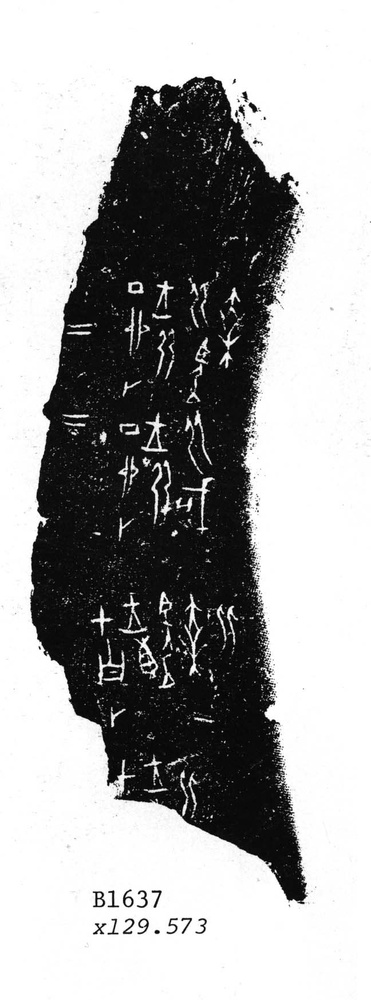
#> input picture 2_Data/1_Pre_test/w01637.jpg, 371 x 1000 px, shrunk from 648 x 1745 before the run; its folder holds only this picture in this run
$ python -i p3_testResult.py   (imports and definitions only)
#> lines starting #> are read from the running program, lines starting #| are printed output that depends on the picture; after the words box and inside, x2 and y2 are one past the last pixel; in counts of white or black regions, pixels touching at a corner belong together
import os
import cv2
import matplotlib.pyplot as plt
import numpy as np
import pandas as pd
from zipfile import ZipFile

# 解压缩文件并处理图像的目录
zip_path = 'Figures.zip'
extract_dir = 'Figures'

# 如果目录不存在则创建
# [5 lines not run here, left out]

# 列出解压后的文件
# [1 line that did not run here, left out]
figures_folder = os.path.join(extract_dir, 'Figures')
# [1 line that did not run here, left out]

# 函数：处理图像并检测边缘
def process_image(file_path):
#> called with file_path = '../2_Data/1_Pre_test/w01637.jpg'
    img = cv2.imread(file_path, cv2.IMREAD_GRAYSCALE)
#> img is the input picture: shape (1000, 371); min 0, max 255, mean 164.6
    blur = cv2.GaussianBlur(img, (5, 5), 0)
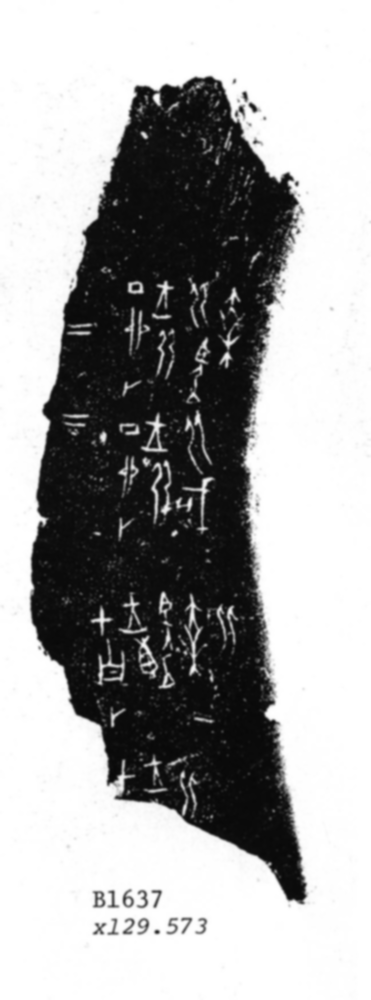
#> blur: shape (1000, 371); min 7, max 255, mean 164.6
    edges = cv2.Canny(blur, 100, 200)
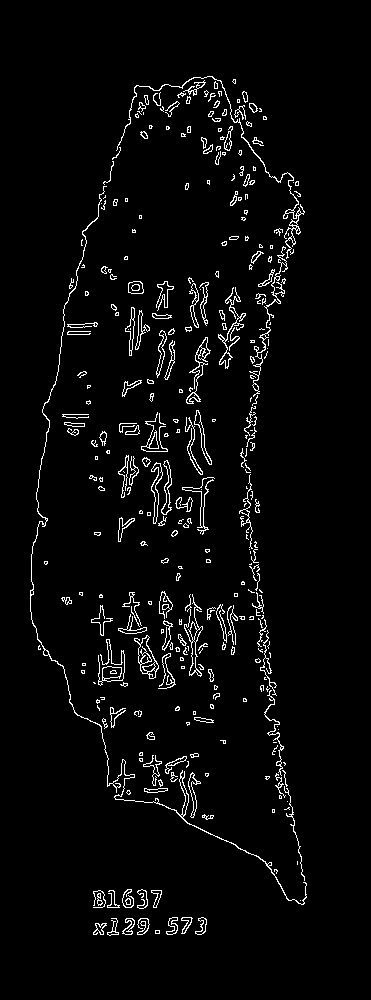
#> edges: shape (1000, 371); 3.6% white in thin lines or dots, all inside (x1, y1, x2, y2) = (30, 76, 307, 936)
    contours, _ = cv2.findContours(edges, cv2.RETR_EXTERNAL, cv2.CHAIN_APPROX_SIMPLE)
#> contours = 323 contours, 239 with area under 20; largest, box (x1, y1, x2, y2) and area: (134, 635, 159, 679) 494, (30, 186, 307, 905) 392, (184, 594, 203, 677) 298, (116, 76, 305, 259) 264, (186, 337, 211, 404) 255
    img_contours = cv2.cvtColor(img, cv2.COLOR_GRAY2RGB)
    cv2.drawContours(img_contours, contours, -1, (0, 255, 0), 1)
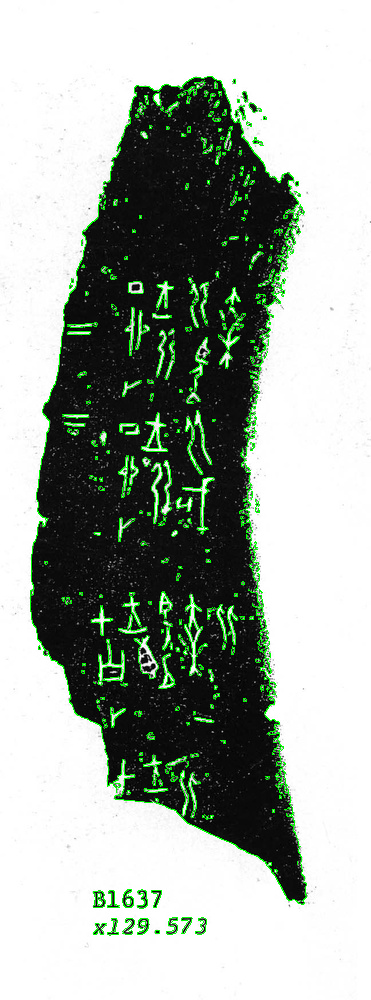
#> img_contours: shape (1000, 371, 3); 3.37% of pixels changed, all inside (x1, y1, x2, y2) = (30, 76, 307, 936)
    return img, img_contours, contours

# 处理第一张图像以示范
# [1 line that did not run here, left out]
# [1 line that did not run here, left out]

# 展示原始图像与处理后的图像
fig, ax = plt.subplots(1, 2, figsize=(12, 6))
# [7 lines not run here, left out]

# 函数：优化图像处理以更好地检测轮廓
def optimize_image_processing(file_path):
    img = cv2.imread(file_path, cv2.IMREAD_GRAYSCALE)
    blur = cv2.GaussianBlur(img, (5, 5), 0)
    thresh = cv2.adaptiveThreshold(blur, 255, cv2.ADAPTIVE_THRESH_GAUSSIAN_C,
                                   cv2.THRESH_BINARY_INV, 11, 2)
    contours, _ = cv2.findContours(thresh, cv2.RETR_EXTERNAL, cv2.CHAIN_APPROX_SIMPLE)
    img_contours = cv2.cvtColor(img, cv2.COLOR_GRAY2RGB)
    cv2.drawContours(img_contours, contours, -1, (0, 255, 0), 2)
    return img, img_contours, contours

# 优化第一张图像的处理
# [1 line that did not run here, left out]

# 展示优化后的原始图像和处理图像
fig, ax = plt.subplots(1, 2, figsize=(12, 6))
# [7 lines not run here, left out]

# 函数：处理所有图像并提取轮廓
def process_all_images(image_folder):
    data = []
    for file in os.listdir(image_folder):
        file_path = os.path.join(image_folder, file)
        _, img_contours, contours = optimize_image_processing(file_path)
        bounding_boxes = []
        for contour in contours:
            x, y, w, h = cv2.boundingRect(contour)
            bounding_boxes.append([x, y, x + w, y + h, 1])  # [x1, y1, x2, y2, label]
        result_image_path = os.path.join(image_folder, 'contoured_' + file)
        cv2.imwrite(result_image_path, img_contours)
        data.append([file, bounding_boxes])
    return data

# 在文件夹中处理所有图像
# [1 line that did not run here, left out]

# 将数据保存到Excel文件
excel_path = 'Test_results.xlsx'
# [1 line that did not run here, left out]
# [1 line not run here, left out]

>>> result = process_image('../2_Data/1_Pre_test/w01637.jpg')
